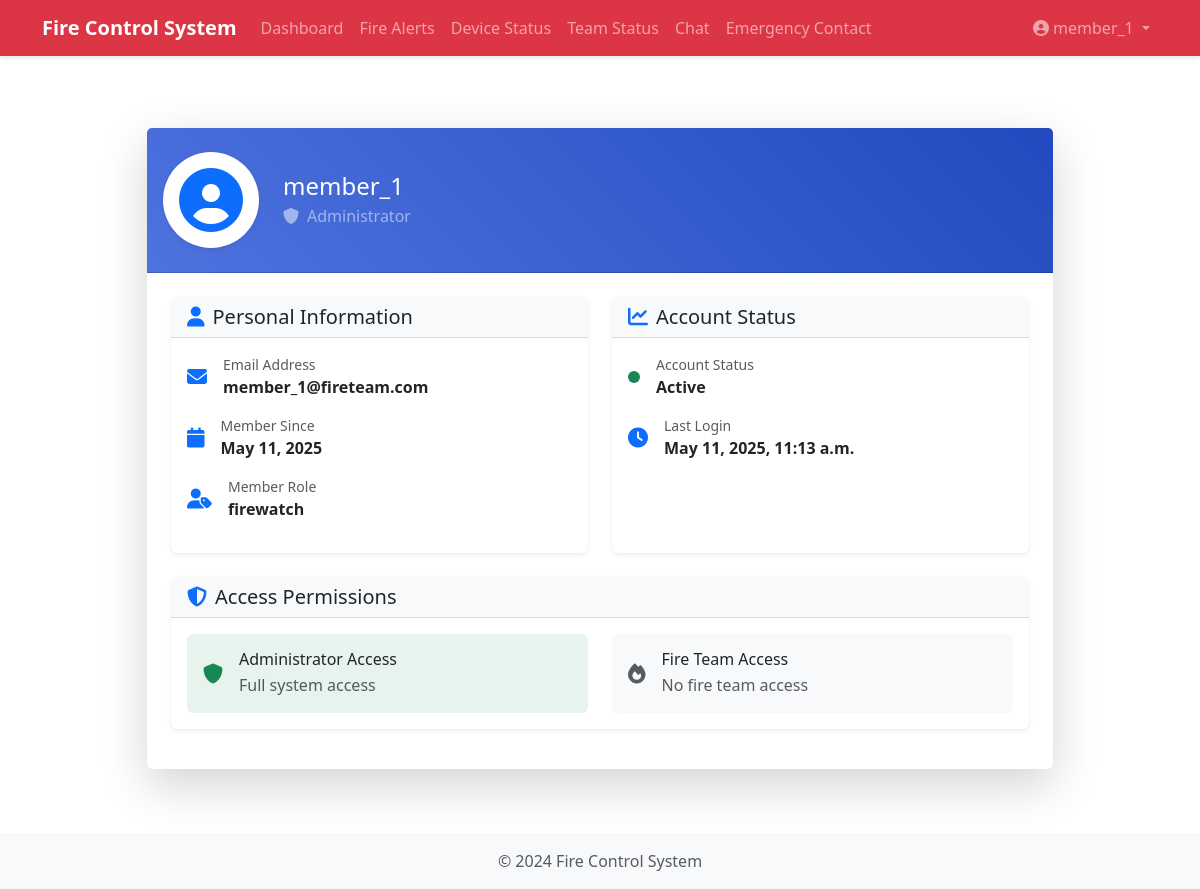
The app's page /profile/ (signed in), older data.
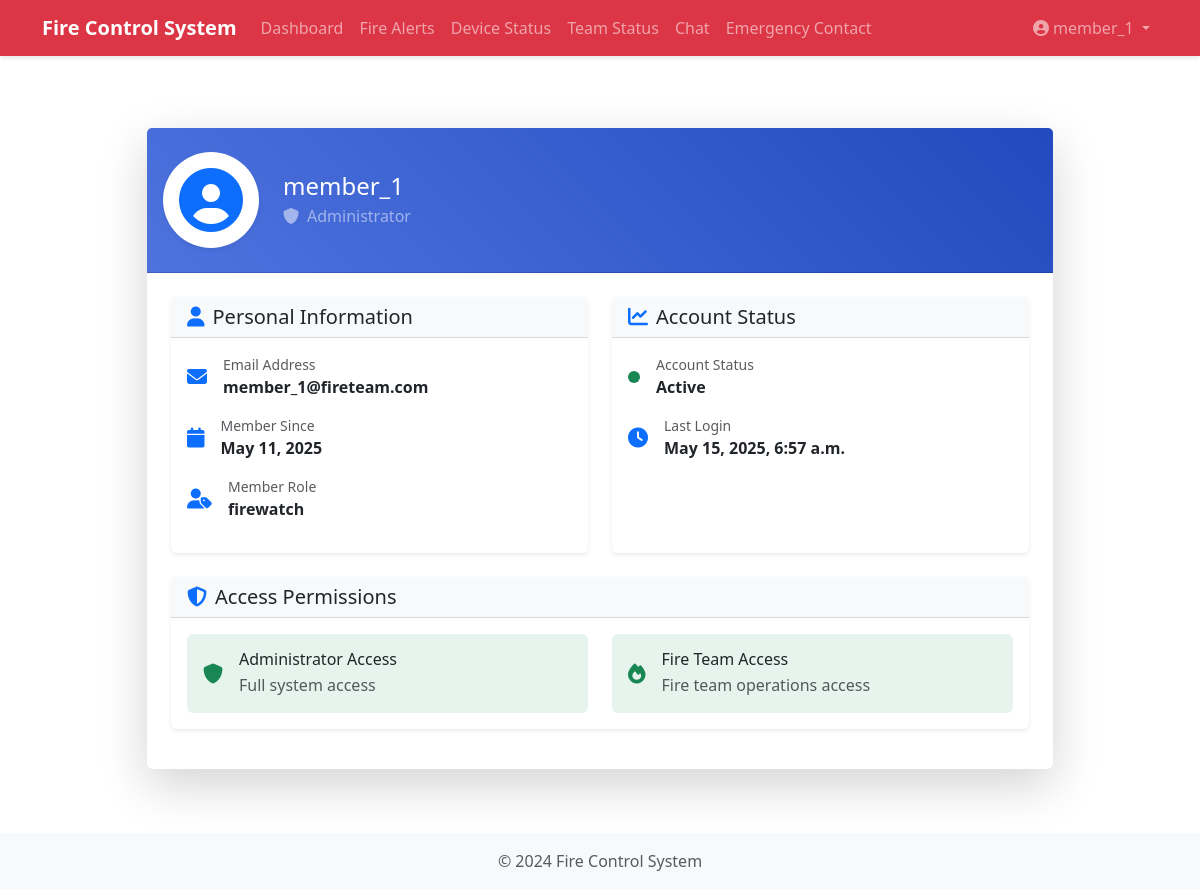
The same page, newer data.
### fire_control/models.py (models this page shows, shortened)
class User(AbstractUser):
    is_admin = models.BooleanField(default=False)
    is_fire_team = models.BooleanField(default=False)
    location = models.CharField(max_length=200, blank=True)
    status = models.CharField(max_length=50, default='available')

### fire_control/views.py (the view)
# urls.py: path('profile/', views.user_profile, name='user_profile'),
@login_required
def user_profile(request):
    member = TeamMember.objects.filter(user=request.user).first()
    return render(request, 'fire_control/user_profile.html', {'member': member})

### fire_control/templates/fire_control/user_profile.html (shortened to what the changed rows need)
{% extends "fire_control/base.html" %}
{% load static %}
{% block content %}
<div class="container py-5">
    <div class="row justify-content-center">
        <div class="col-lg-10">
            <div class="card shadow-lg border-0 rounded-lg">
                <div class="card-header bg-gradient-primary text-white py-4">
                    <div class="d-flex align-items-center">
                        <div>
                            <h4 class="mb-1">{{ user.username }}</h4>
                            <p class="mb-0 text-white-50">
                                {% if user.is_admin %}
                                    <i class="fa-solid fa-shield me-2"></i>Administrator
                                {% elif user.is_fire_team %}
                                    <i class="fa-solid fa-fire me-2"></i>Fire Team Member
                                {% else %}
                                    <i class="fa-solid fa-user me-2"></i>User
                                {% endif %}
                            </p>
                        </div>
                    </div>
                </div>
                <div class="card-body p-4">
                    <div class="row g-4">
                        <div class="col-md-6">
                            <div class="card h-100 border-0 shadow-sm">
                                <div class="card-body">
                                    <div class="d-flex align-items-center mb-3">
                                        <div>
                                            <small class="text-muted d-block">Email Address</small>
                                            <span class="fw-bold">{{ user.email }}</span>
                                        </div>
                                    </div>
                                    <div class="d-flex align-items-center mb-3">
                                        <div>
                                            <small class="text-muted d-block">Member Since</small>
                                            <span class="fw-bold">{{ user.date_joined|date:"F j, Y" }}</span>
                                        </div>
                                    </div>
                                </div>
                            </div>
                        </div>
                        <div class="col-md-6">
                            <div class="card h-100 border-0 shadow-sm">
                                <div class="card-body">
                                    <div class="d-flex align-items-center">
                                        <div>
                                            <small class="text-muted d-block">Last Login</small>
                                            <span class="fw-bold">{{ user.last_login|date:"F j, Y, g:i a" }}</span>
                                        </div>
                                    </div>
                                </div>
                            </div>
                        </div>
                        <div class="col-12">
                            <div class="card border-0 shadow-sm">
                                <div class="card-body">
                                    <div class="row g-4">
                                        <div class="col-md-6">
                                            <div class="permission-card p-3 rounded {% if user.is_fire_team %}bg-success bg-opacity-10{% else %}bg-light{% endif %}">
                                                <div class="d-flex align-items-center">
                                                    <i class="fa-solid fa-fire me-3 fa-lg {% if user.is_fire_team %}text-success{% else %}text-muted{% endif %}"></i>
                                                    <div>
                                                        <h6 class="mb-1">Fire Team Access</h6>
                                                        <p class="mb-0 text-muted">{% if user.is_fire_team %}Fire team operations access{% else %}No fire team access{% endif %}</p>
                                                    </div>
                                                </div>
                                            </div>
                                        </div>
                                    </div>
                                </div>
                            </div>
                        </div>
                    </div>
                </div>
            </div>
        </div>
    </div>
</div>
{% endblock %}

### fire_control/templates/fire_control/base.html (shortened to what this page needs)
{% load static %}
<!DOCTYPE html>
<html lang="en">
<head>
    <link href="https://cdn.jsdelivr.net/npm/bootstrap@5.3.0/dist/css/bootstrap.min.css" rel="stylesheet">
    <link href="https://cdnjs.cloudflare.com/ajax/libs/font-awesome/6.5.1/css/all.min.css" rel="stylesheet">
    <link href="https://cdn.jsdelivr.net/npm/sweetalert2@11/dist/sweetalert2.min.css" rel="stylesheet">
    <link href="{% static 'fire_control/css/style.css' %}" rel="stylesheet">
</head>
<body>
    <nav class="navbar navbar-expand-lg navbar-dark bg-danger">
        <div class="container">
            <a class="navbar-brand" href="{% url 'fire_control:dashboard' %}">Fire Control System</a>
            <div class="collapse navbar-collapse" id="navbarNav">
                <ul class="navbar-nav me-auto">
                    {% if user.is_authenticated %}
                        <li class="nav-item">
                            <a class="nav-link" href="{% url 'fire_control:dashboard' %}">Dashboard</a>
                        </li>
                        <li class="nav-item">
                            <a class="nav-link" href="{% url 'fire_control:fire_alerts' %}">Fire Alerts</a>
                        </li>
                        {% if user.is_admin or user.is_fire_team %}
                            <li class="nav-item">
                                <a class="nav-link" href="{% url 'fire_control:device_status' %}">Device Status</a>
                            </li>
                        {% endif %}
                        <li class="nav-item">
                            <a class="nav-link" href="{% url 'fire_control:team_status' %}">Team Status</a>
                        </li>
                        <li class="nav-item">
                            <a class="nav-link" href="{% url 'fire_control:chat' %}">Chat</a>
                        </li>
                        {% if user.is_admin or user.is_fire_team %}
                            <li class="nav-item">
                                <a class="nav-link" href="{% url 'fire_control:emergency_contact' %}">Emergency Contact</a>
                            </li>
                        {% endif %}
                    {% endif %}
                </ul>
                <ul class="navbar-nav">
                    {% if user.is_authenticated %}
                        <li class="nav-item dropdown">
                            <a class="nav-link dropdown-toggle" href="#" id="userDropdown" role="button" data-bs-toggle="dropdown" aria-expanded="false">
                                <i class="fa-solid fa-user-circle me-1"></i>{{ user.username }}
                            </a>
                        </li>
                    {% else %}
                        <li class="nav-item">
                            <a class="nav-link" href="{% url 'login' %}">Login</a>
                        </li>
                    {% endif %}
                </ul>
            </div>
        </div>
    </nav>
    <div class="container mt-4">
        {% block content %}
        {% endblock %}
    </div>
    <footer class="footer mt-auto py-3 bg-light">
        <div class="container text-center">
            <span class="text-muted">© 2024 Fire Control System</span>
        </div>
    </footer>
</body>
</html>

Row changes from the older to the newer data that the page shows:
changed User "member_1": last_login "May 11, 2025, 11:13 a.m." → "May 15, 2025, 6:57 a.m."; is_fire_team False → True (drawn)
Text that changed along with them:
text no longer shown: "No fire team access"
text now shown: "Fire team operations access"
